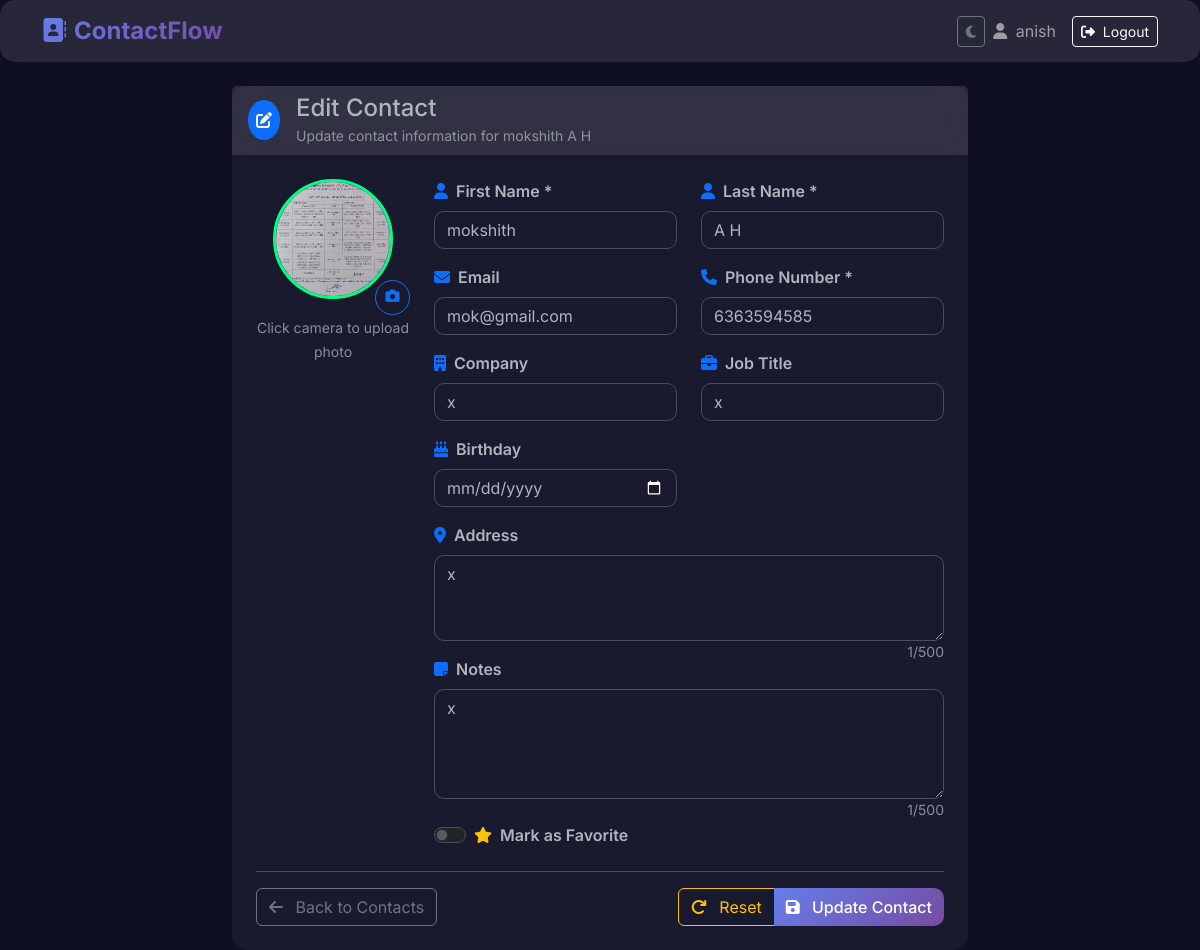
The app's page /edit/1/ (signed in) with its own data.
### contacts/models.py (models this page shows, shortened)
class Contact(models.Model):
    user = models.ForeignKey(User, on_delete=models.CASCADE)
    first_name = models.CharField(max_length=50)
    last_name = models.CharField(max_length=50)
    email = models.EmailField(blank=True, null=True)
    phone_number = models.CharField(max_length=20)
    address = models.TextField(blank=True, null=True)
    company = models.CharField(max_length=100, blank=True, null=True)
    job_title = models.CharField(max_length=100, blank=True, null=True)
    notes = models.TextField(blank=True, null=True)
    profile_picture = models.ImageField(upload_to=contact_photo_path, blank=True, null=True)
    is_favorite = models.BooleanField(default=False)
    birthday = models.DateField(blank=True, null=True)
    created_at = models.DateTimeField(auto_now_add=True)
    updated_at = models.DateTimeField(auto_now=True)
    class Meta:
        ordering = ['first_name', 'last_name']

### contacts/views.py (the view)
# urls.py: path('edit/<int:pk>/', views.edit_contact, name='edit_contact'),
@login_required
def edit_contact(request, pk):
    contact = get_object_or_404(Contact, pk=pk, user=request.user)
    if request.method == 'POST':
        form = ContactForm(request.POST, request.FILES, instance=contact)
        if form.is_valid():
            form.save()
            messages.success(request, '✅ Contact updated successfully!')
            return redirect('contact_list')
    else:
        form = ContactForm(instance=contact)
    return render(request, 'contacts/contact_form.html', {'form': form, 'title': 'Edit Contact'})

### templates/contacts/contact_form.html (shortened to what this page needs)
{% extends 'base.html' %}
{% block content %}
<div class="row justify-content-center">
    <div class="col-lg-8">
        <div class="card contact-card border-0">
            <div class="card-header glass-effect border-0">
                <div class="d-flex align-items-center">
                    <div class="bg-primary rounded-circle p-2 me-3">
                        <i class="fas fa-{% if title == 'Add New Contact' %}plus{% else %}edit{% endif %} text-white"></i>
                    </div>
                    <div>
                        <h4 class="mb-0">{{ title }}</h4>
                        <small class="text-muted">
                            {% if title == 'Add New Contact' %}
                            Add a new contact to your address book
                            {% else %}
                            Update contact information for {{ form.instance.first_name }} {{ form.instance.last_name }}
                            {% endif %}
                        </small>
                    </div>
                </div>
            </div>
            <div class="card-body p-4">
                <form method="post" enctype="multipart/form-data">
                    <div class="row">
                        <div class="col-md-3 text-center mb-4">
                            <div class="position-relative">
                                {% if form.instance.profile_picture %}
                                <img src="{{ form.instance.profile_picture.url }}" class="profile-pic mb-3" alt="Profile" style="width: 120px; height: 120px;">
                                {% else %}
                                <div class="profile-pic mb-3 mx-auto d-flex align-items-center justify-content-center bg-primary" style="width: 120px; height: 120px;">
                                    <i class="fas fa-user fa-3x text-white"></i>
                                </div>
                                {% endif %}
                                <label for="id_profile_picture" class="btn btn-sm btn-outline-primary position-absolute bottom-0 end-0 rounded-circle" style="width: 35px; height: 35px;">
                                    <i class="fas fa-camera"></i>
                                </label>
                            </div>
                            <small class="text-muted">Click camera to upload photo</small>
                        </div>
                        <div class="col-md-9">
                            <div class="row">
                                <div class="col-md-6 mb-3">
                                    <label class="form-label fw-semibold">
                                        <i class="fas fa-user me-2 text-primary"></i>First Name *
                                    </label>
                                    {{ form.first_name }}
                                </div>
                                <div class="col-md-6 mb-3">
                                    <label class="form-label fw-semibold">
                                        <i class="fas fa-user me-2 text-primary"></i>Last Name *
                                    </label>
                                    {{ form.last_name }}
                                </div>
                            </div>
                            <div class="row">
                                <div class="col-md-6 mb-3">
                                    <label class="form-label fw-semibold">
                                        <i class="fas fa-envelope me-2 text-primary"></i>Email
                                    </label>
                                    {{ form.email }}
                                </div>
                                <div class="col-md-6 mb-3">
                                    <label class="form-label fw-semibold">
                                        <i class="fas fa-phone me-2 text-primary"></i>Phone Number *
                                    </label>
                                    {{ form.phone_number }}
                                </div>
                            </div>
                            <div class="row">
                                <div class="col-md-6 mb-3">
                                    <label class="form-label fw-semibold">
                                        <i class="fas fa-building me-2 text-primary"></i>Company
                                    </label>
                                    {{ form.company }}
                                </div>
                                <div class="col-md-6 mb-3">
                                    <label class="form-label fw-semibold">
                                        <i class="fas fa-briefcase me-2 text-primary"></i>Job Title
                                    </label>
                                    {{ form.job_title }}
                                </div>
                            </div>
                            <div class="row">
                                <div class="col-md-6 mb-3">
                                    <label class="form-label fw-semibold">
                                        <i class="fas fa-birthday-cake me-2 text-primary"></i>Birthday
                                    </label>
                                    {{ form.birthday }}
                                </div>
                            </div>
                            <div class="mb-3">
                                <label class="form-label fw-semibold">
                                    <i class="fas fa-map-marker-alt me-2 text-primary"></i>Address
                                </label>
                                {{ form.address }}
                            </div>
                            <div class="mb-4">
                                <label class="form-label fw-semibold">
                                    <i class="fas fa-sticky-note me-2 text-primary"></i>Notes
                                </label>
                                {{ form.notes }}
                            </div>
                            <div class="mb-4">
                                <div class="form-check form-switch">
                                    {{ form.is_favorite }}
                                    <label class="form-check-label fw-semibold" for="id_is_favorite">
                                        <i class="fas fa-star me-2 text-warning"></i>Mark as Favorite
                                    </label>
                                </div>
                            </div>
                        </div>
                    </div>
                    <div class="d-flex justify-content-between align-items-center pt-3 border-top">
                        <a href="{% url 'contact_list' %}" class="btn btn-outline-secondary">
                            <i class="fas fa-arrow-left me-2"></i> Back to Contacts
                        </a>
                        <div class="btn-group">
                            <button type="reset" class="btn btn-outline-warning">
                                <i class="fas fa-redo me-2"></i> Reset
                            </button>
                            <button type="submit" class="btn btn-primary">
                                <i class="fas fa-save me-2"></i>
                                {% if title == 'Add New Contact' %}Create Contact{% else %}Update Contact{% endif %}
                            </button>
                        </div>
                    </div>
                </form>
            </div>
        </div>
    </div>
</div>
{% endblock %}

### templates/base.html (shortened to what this page needs)
<!DOCTYPE html>
<html lang="en" data-bs-theme="dark">
<head>
    <link href="https://cdn.jsdelivr.net/npm/bootstrap@5.3.0/dist/css/bootstrap.min.css" rel="stylesheet">
    <link href="https://cdnjs.cloudflare.com/ajax/libs/font-awesome/6.4.0/css/all.min.css" rel="stylesheet">
</head>
<body>
    <nav class="navbar navbar-expand-lg navbar-dark glass-effect">
        <div class="container">
            <a class="navbar-brand" href="{% url 'contact_list' %}">
                <i class="fas fa-address-book me-2"></i>ContactFlow
            </a>
            {% if user.is_authenticated %}
            <div class="navbar-nav ms-auto align-items-center">
                <button class="btn btn-outline-secondary btn-sm me-2" onclick="toggleTheme()" title="Toggle Theme">
                    <i class="fas fa-moon" id="theme-icon"></i>
                </button>
                <span class="navbar-text me-3">
                    <i class="fas fa-user me-1"></i> {{ user.username }}
                </span>
                <a class="btn btn-outline-light btn-sm" href="{% url 'logout' %}">
                    <i class="fas fa-sign-out-alt me-1"></i> Logout
                </a>
            </div>
            {% endif %}
        </div>
    </nav>
    <div class="container mt-4">
        {% block content %}
        {% endblock %}
    </div>
</body>
</html>

### templates/base.html (style rules this page uses)
:root { --primary-gradient: linear-gradient(135deg, #667eea 0%, #764ba2 100%); --secondary-gradient: linear-gradient(135deg, #f093fb 0%, #f5576c 100%); --dark-bg: #0f0f23; --card-bg: #1a1a2e; --accent: #00ff88; }
body { font-family: 'Inter', sans-serif; background: var(--dark-bg); color: var(--bs-body-color); min-height: 100vh; transition: all 0.3s ease; }
.navbar-brand { font-weight: 700; background: var(--primary-gradient); -webkit-background-clip: text; -webkit-text-fill-color: transparent; font-size: 1.5rem; }
.contact-card { background: var(--card-bg); border: 1px solid var(--bs-border-color); border-radius: 15px; transition: all 0.3s ease; backdrop-filter: blur(10px); }
.btn-primary { background: var(--primary-gradient); border: none; border-radius: 10px; font-weight: 500; transition: all 0.3s ease; }
.form-control { background: var(--card-bg); border: 1px solid var(--bs-border-color); color: var(--bs-body-color); border-radius: 10px; }
.profile-pic { width: 80px; height: 80px; border-radius: 50%; object-fit: cover; border: 3px solid var(--accent); }
.glass-effect { background: rgba(255, 255, 255, 0.1); backdrop-filter: blur(10px); border-radius: 15px; }

### records on screen
Contact: instance.first_name "mokshith", instance.last_name "A H", instance.profile_picture (picture), first_name "mokshith", last_name "A H", email "mok@gmail.com", phone_number "6363594585", company "x", job_title "x", address "x", notes "x"

### other values on screen
{{ user.username }} "anish"
{{ title }} "Edit Contact"
